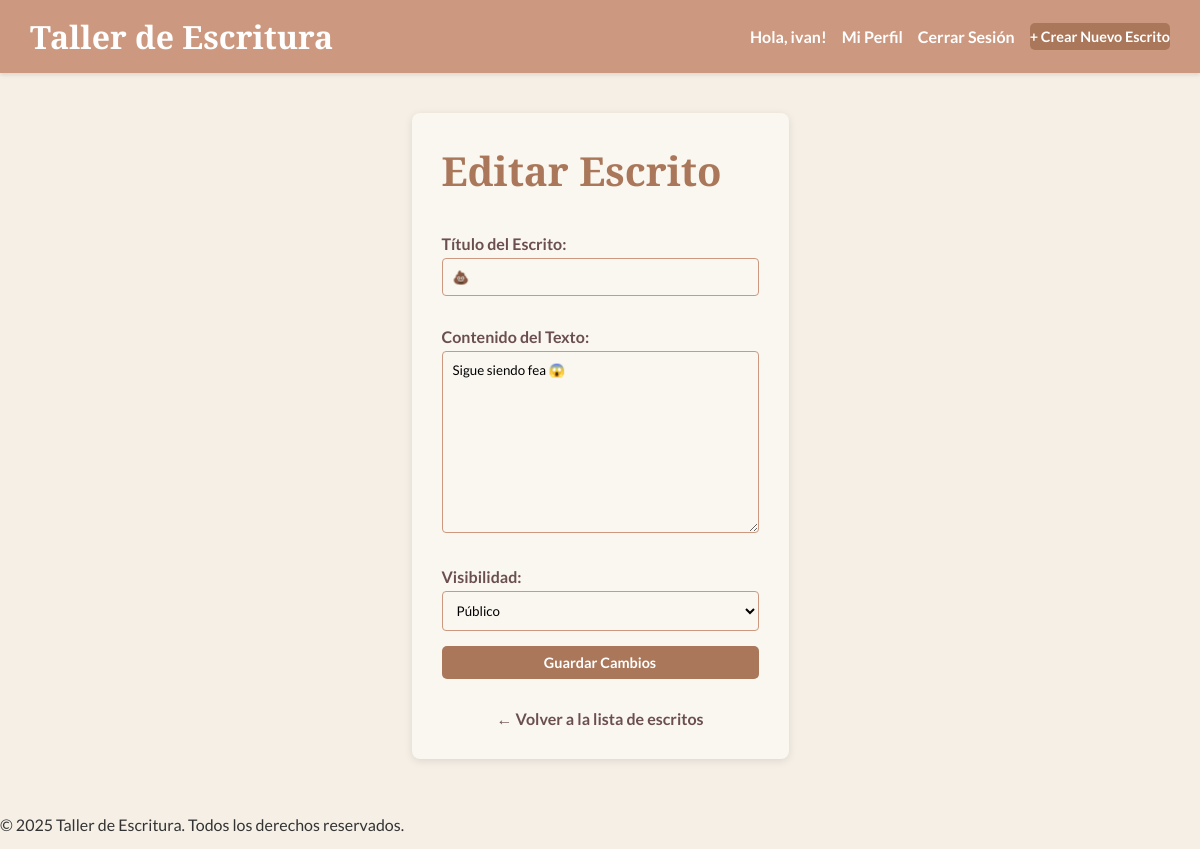
/escritura/2/editar/ (signed in), run on an earlier commit of the app's database.
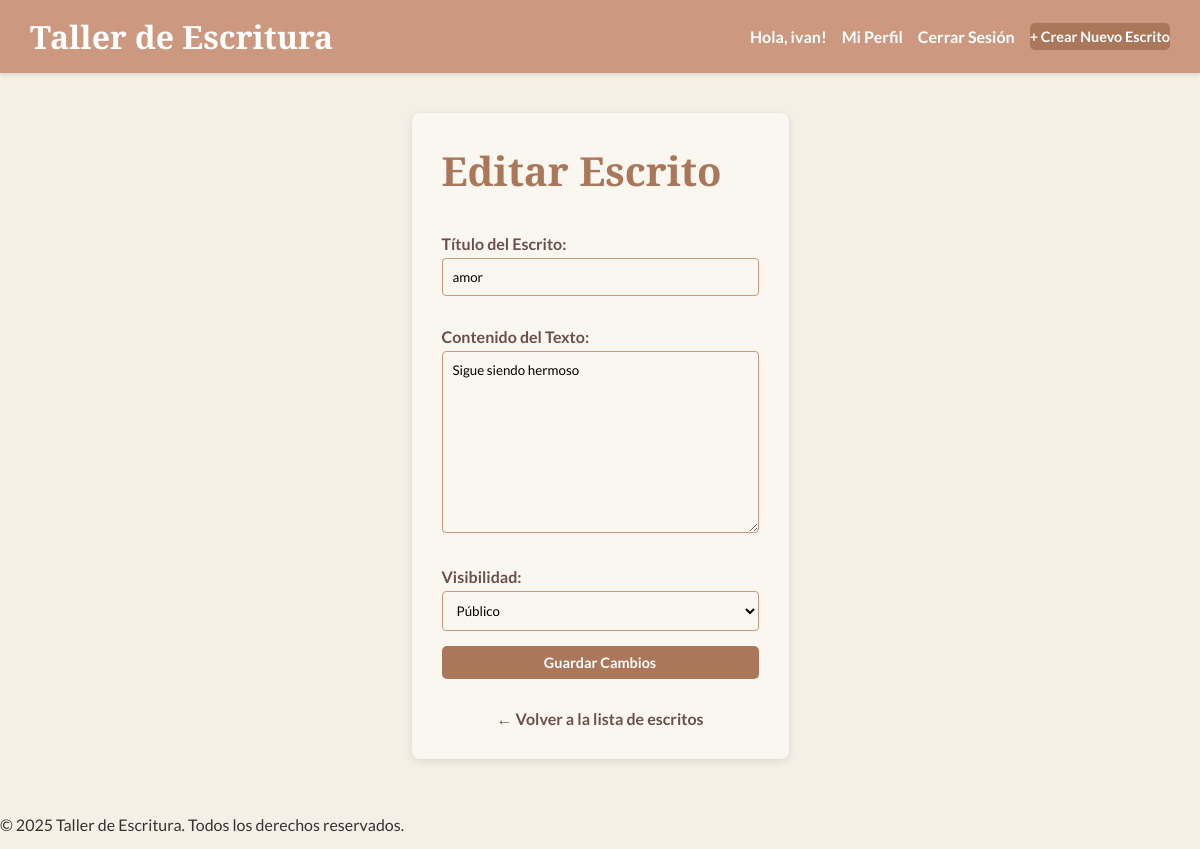
And on a later commit of the database.
### escritura/models.py (models this page shows, shortened)
class Escrito(models.Model):
    ESTADO_CHOICES = [
        ('BORRADOR', 'Borrador'),
        ('PRIVADO', 'Privado'),
        ('PUBLICO', 'Público'),
    ]
    autor = models.ForeignKey(User, on_delete=models.CASCADE, related_name='escritos')
    titulo = models.CharField(max_length=200)
    contenido = RichTextUploadingField() # MODIFICADO: Usa RichTextUploadingField para permitir subir archivos
    fecha_creacion = models.DateTimeField(auto_now_add=True)
    fecha_actualizacion = models.DateTimeField(auto_now=True)
    estado = models.CharField(max_length=10, choices=ESTADO_CHOICES, default='BORRADOR')
    class Meta:
        ordering = ['-fecha_creacion']
        verbose_name = "Escrito"
        verbose_name_plural = "Escritos"

### escritura/views.py (the view)
# urls.py: path('<int:pk>/editar/', views.editar_escrito, name='editar_escrito'),
@login_required # Solo usuarios autenticados pueden acceder.
def editar_escrito(request, pk):
    escrito = get_object_or_404(Escrito, pk=pk)
    if request.user != escrito.autor:
        raise Http404("No tienes permiso para editar este escrito.")
    if request.method == 'POST':
        form = EscritoForm(request.POST, instance=escrito)
        if form.is_valid():
            form.save()
            return redirect('escritura:detalle_escrito', pk=escrito.pk)
    else:
        form = EscritoForm(instance=escrito)
    return render(request, 'escritura/crear_editar_escrito.html', {'form': form, 'es_creacion': False})

### escritura/forms.py
class EscritoForm(forms.ModelForm):
    class Meta:
        model = Escrito
        fields = ['titulo', 'contenido', 'estado']
        labels = {
            'titulo': 'Título del Escrito',
            'contenido': 'Contenido del Texto',
            'estado': 'Visibilidad',
        }

### escritura/templates/escritura/crear_editar_escrito.html (shortened to what this page needs)
{% extends 'base.html' %}
{% block content %}
    <h1 class="page-title">{% if es_creacion %}Crear Nuevo Escrito{% else %}Editar Escrito{% endif %}</h1>
    <form method="post">
        {{ form.as_p }}
        <button type="submit" class="button primary">
            {% if es_creacion %}Publicar Escrito{% else %}Guardar Cambios{% endif %}
        </button>
    </form>
    <a href="{% url 'escritura:lista_escritos' %}" class="back-link">← Volver a la lista de escritos</a>
{% endblock %}

What changed in the data, as far as the page shows it:
changed Escrito "Público": titulo "💩" → "amor"; contenido "Sigue siendo fea 😱" → "Sigue siendo hermoso"
